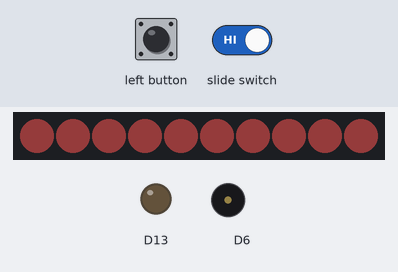
Bench run of a sketch on a simulated Adafruit Circuit Playground Express. On the bench: 10 RGB LEDs in strip order, left to right, output pins drawn as LEDs (lit = HIGH), buzzer (waves = sounding). The inputs (shaded band) are chosen by the test bench. Dim RGB values are drawn brighter than linear.

Above: at 9.2 s.
At 18.05 s:
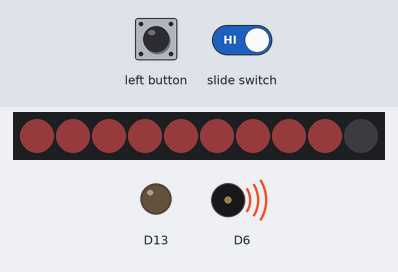
18.1 s: left button pressed for 3 s
At 20.4 s:
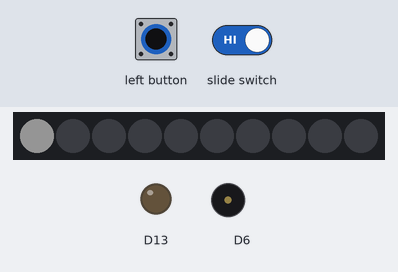
At 74.8 s:
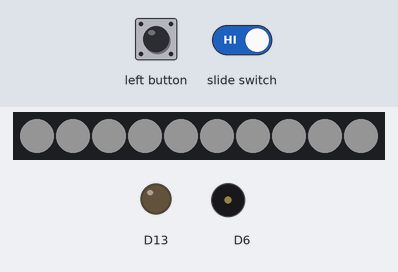
Timing chart, 0 to 75.6 s (numbered marks = the images above; inputs shaded):
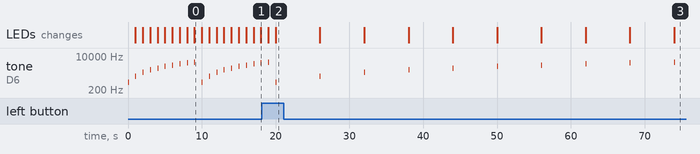

Measured:
- after the input at 18.1 s, the LEDs: first differ from a run without the input after 1.9 s (image 2)
- by itself, tone on D6: plays 5000 Hz for 0.10 s, 500 Hz for 0.10 s, 1000 Hz for 0.10 s, 1500 Hz for 0.10 s, 2000 Hz for 0.10 s, 2500 Hz for 0.10 s … (11 notes in this stretch)
- what the display in image 0 shows lasts 1.0 s, from 9.0 s to 10.0 s

The sketch:

Visual_Timer1.ino
```cpp
#include <Adafruit_CircuitPlayground.h>
#include <Adafruit_Circuit_Playground.h>

int mode = 0; // Selectable mode for the timer
bool sound = true; // Should the sound be played

void setup() {
  // put your setup code here, to run once:

  CircuitPlayground.begin();
}

void loop() {
  // put your main code here, to run repeatedly:

  // Increment mode if the left button is pressed
  if (CircuitPlayground.leftButton()) {
    mode++;
  }

  // If the mode is out of range, reset the mode to 0
  if (mode > 1) {
    mode = 0;
  }

  // Turn the sound on/off depending on the switch
  sound = CircuitPlayground.slideSwitch();

  if (mode == 1)
  {
    // ------------------------------------
    // 1 minute timer, 6 seconds per LED
    // ------------------------------------

    // Turn off all the pixels to start
    CircuitPlayground.clearPixels();

    // Loop for all of the pixels on the Adafruit Circuit Playground Classic
    for (int i=0; i<10; i++)
    {
      CircuitPlayground.setPixelColor(i, 255,255,255); // Turn on the LEDs one at a time (White color)
      if (sound) {
        CircuitPlayground.playTone(500 + i * 500, 100); // Beep for 100ms, ramp up the tone
      }
      else {
        delay(100);
      }
      delay(5900); // 5.9 seconds or 5900 miliseconds
    }
  }
  else if (mode == 0)
  {
    // ------------------------------------
    // 10 second timer, 1 second per LED
    // ------------------------------------

    // Turn off all the pixels to start
    CircuitPlayground.clearPixels();

    for (int i=0; i<10; i++)
    {
      CircuitPlayground.setPixelColor(i, 255,100,100); // Turn on the LEDs one at a time (Pink color)
      if (sound) {
        CircuitPlayground.playTone(500 + i * 500, 100); // Beep for 100ms, ramp up the tone
      }
      else {
        delay(100);
      }
      delay(900); // 0.9 seconds or 900 miliseconds
    }
  }
  else
  {
    // This shouldn't happen
  }
  // TODO: Create 5 different visual timers
}
```
